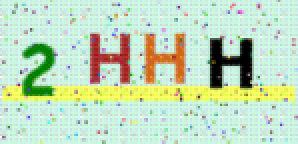
#> input picture Fariha/test.png, 149 x 72 px (shown 2 times larger)
$ python test.py
#> lines starting #> are read from the running program, lines starting #| are printed output that depends on the picture; after the words box and inside, x2 and y2 are one past the last pixel; in counts of white or black regions, pixels touching at a corner belong together
import cv2
import pytesseract
from PIL import Image
import numpy as np

# Set path to Tesseract executable (Windows only)
pytesseract.pytesseract.tesseract_cmd = r'C:\Program Files (x86)\Tesseract-OCR\tesseract.exe'

# Grayscale, Gaussian blur, Otsu's threshold
image = cv2.imread('test.png')
#> image is the input picture: shape (72, 149, 3); mean B, G, R 189.1, 219.3, 193.7
# Preprocessing function to clean up the image
def preprocess_image(image_path):
#> called with image_path = 'test.png'
    img = cv2.imread(image_path)  # Load the image
    gray = cv2.cvtColor(img, cv2.COLOR_BGR2GRAY)
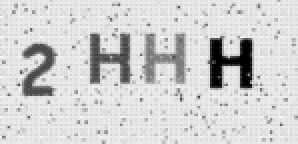
#> gray: shape (72, 149) (shown 2 times larger); min 0, max 250, mean 208.2
    blur = cv2.GaussianBlur(gray, (3,3), 0)
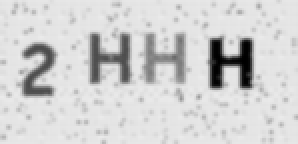
#> blur: shape (72, 149) (shown 2 times larger); min 0, max 234, mean 208.2
    thresh_img = cv2.threshold(blur, 0, 255, cv2.THRESH_BINARY_INV + cv2.THRESH_OTSU)[1]
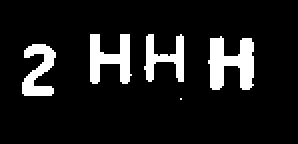
#> thresh_img: shape (72, 149) (shown 2 times larger); 10.9% white; 5 white regions (1 under 20 px), largest, box (x1, y1, x2, y2) and area: (104, 18, 127, 45) 393, (45, 17, 66, 42) 299, (11, 22, 28, 48) 247, (72, 17, 92, 41) 230

    return thresh_img

# Function to perform OCR
def perform_ocr(preprocessed_img):
    pil_img = Image.fromarray(preprocessed_img)  # Convert to PIL format
    text = pytesseract.image_to_string(preprocessed_img, lang='eng',  \
        config='--psm 13 --oem 1 -c tessedit_char_whitelist=0123456789')  # Perform OCR
    return text

# Main function to run preprocessing and OCR
def main(image_path):
    preprocessed_img = preprocess_image(image_path)  # Preprocess the image
    kernel = cv2.getStructuringElement(cv2.MORPH_RECT, (3,3))
    opening = cv2.morphologyEx(preprocessed_img, cv2.MORPH_OPEN, kernel, iterations=1)
#> opening: shape (72, 149); 10.8% white; 4 white regions, box (x1, y1, x2, y2) and area: (105, 19, 127, 45) 389, (45, 17, 65, 42) 298, (11, 22, 28, 48) 247, (73, 17, 92, 41) 225
    invert = 255 - opening
    extracted_text = perform_ocr(invert)  # Perform OCR
    print("Extracted Text:\n", extracted_text)  # Display the text

# Specify the path to your image
image_path = 'test.png'  # Replace with your actual image file path

# Run the main function
main(image_path)
#> (the call stopped at in perform_ocr, `text = pytesseract.image_to_string(preprocessed_img, lang='eng',  \ co..`: pytesseract is not available in this run)
